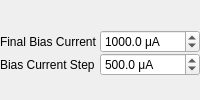
         <widget class="QWidget" name="bias_tab">
          <attribute name="title">
           <string>DC Bias</string>
          </attribute>
          <layout class="QVBoxLayout" name="verticalLayout_2">
           <property name="spacing">
            <number>0</number>
           </property>
           <property name="leftMargin">
            <number>0</number>
           </property>
           <property name="topMargin">
            <number>6</number>
           </property>
           <property name="rightMargin">
            <number>0</number>
           </property>
           <property name="bottomMargin">
            <number>0</number>
           </property>
           <item>
            <layout class="QGridLayout" name="gridLayout">
             <item row="0" column="0">
              <widget class="QLabel" name="label_16">
               <property name="text">
                <string>Final Bias Current</string>
               </property>
              </widget>
             </item>
             <item row="0" column="1">
              <widget class="QDoubleSpinBox" name="bias_end">
               <property name="suffix">
                <string> μA</string>
               </property>
               <property name="decimals">
                <number>1</number>
               </property>
               <property name="minimum">
                <double>-101001.000000000000000</double>
               </property>
               <property name="maximum">
                <double>101000.000000000000000</double>
               </property>
               <property name="singleStep">
                <double>0.100000000000000</double>
               </property>
               <property name="value">
                <double>1000.000000000000000</double>
               </property>
              </widget>
             </item>
             <item row="1" column="0">
              <widget class="QLabel" name="label_18">
               <property name="text">
                <string>Bias Current Step</string>
               </property>
              </widget>
             </item>
             <item row="1" column="1">
              <widget class="QDoubleSpinBox" name="bias_step">
               <property name="suffix">
                <string> μA</string>
               </property>
               <property name="decimals">
                <number>1</number>
               </property>
               <property name="minimum">
                <double>0.000000000000000</double>
               </property>
               <property name="maximum">
                <double>101000.000000000000000</double>
               </property>
               <property name="singleStep">
                <double>0.100000000000000</double>
               </property>
               <property name="value">
                <double>500.000000000000000</double>
               </property>
              </widget>
             </item>
            </layout>
           </item>
          </layout>
         </widget>
